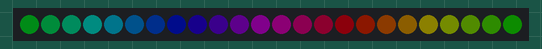
This program was run on a simulated Raspberry Pi Pico running CircuitPython. Shown: 24 RGB LEDs in strip order, left to right. Dim RGB values are drawn brighter than linear; random numbers come from a fixed seed.

Above: at 0.45 s.
At 1.95 s:
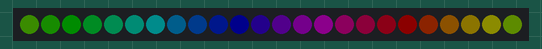
At 5.57 s:
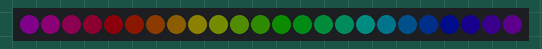
At 10.99 s:
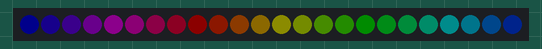
At 16.12 s:
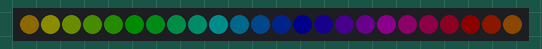
At 21.54 s:
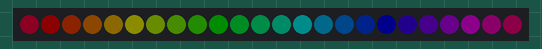

The program:

code.py
```python
import time
import random
import board
import adafruit_dotstar as dotstar
import adafruit_fancyled.adafruit_fancyled as fancy

def random_color():
    return random.randrange(0, 7) * 32

num_leds = 24
data_pin = board.GP17 #rev0.2 change to 17
clock_pin = board.GP16 #rev0.2 change to 16
dots = dotstar.DotStar(clock_pin, data_pin, num_leds, brightness=1.0, auto_write=False)

offset = 0  # Positional offset into color palette to get it to 'spin'

while True:
    for i in range(num_leds):
        c = fancy.CRGB(fancy.CHSV(i/num_leds+offset,1.0,0.05))
        dots[i] = c.pack()
    dots.show()

    offset += 0.02  # Bigger number = faster spin
```
